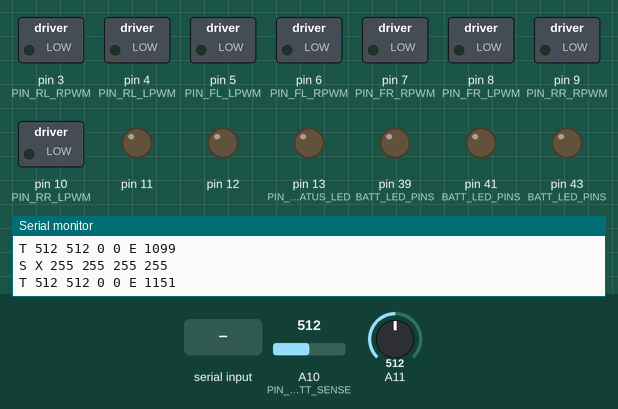
The program below on a simulated Arduino Mega 2560, built with avr-gcc and run on an emulated ATmega2560. Shown: switched loads named in the program (green lamp = pin HIGH), output pins drawn as LEDs (lit = HIGH), the last lines printed to the serial monitor. Inputs (shaded band) come from the test bench; at power-on: A10 (PIN_BATT_SENSE) = 512, A11 = 512. Pins used as bus, display or sensor lines are not drawn.

Above: at 1.2 s.
1.3 s: A10 (PIN_BATT_SENSE) set to 533
4.3 s: A10 (PIN_BATT_SENSE) set to 554
At 6.5 s:
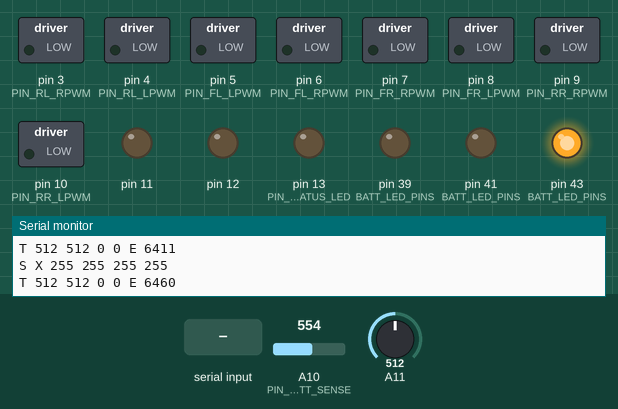
7.3 s: "90 45 200\n" received over Serial
10.3 s: A10 (PIN_BATT_SENSE) set to 716
At 13.2 s:
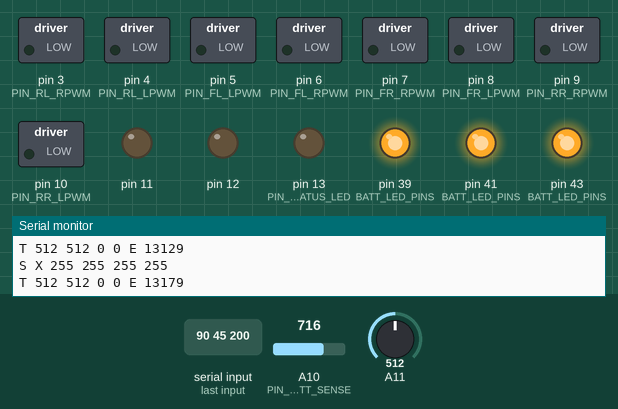
13.3 s: A10 (PIN_BATT_SENSE) set to 511
At 14.6 s:
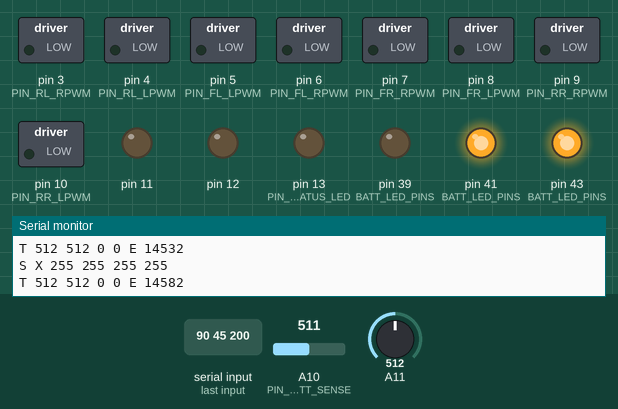
15.7 s: A11 set to 145
Timing chart, 0 to 21.3 s (numbered marks = the images above; inputs shaded):
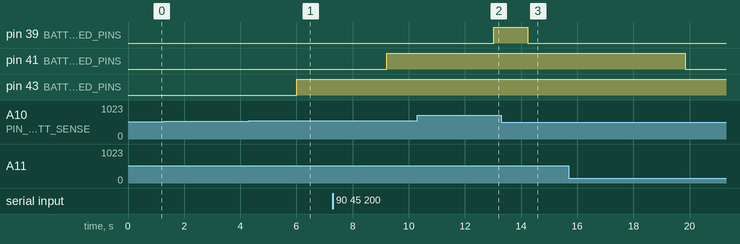

Measured:
- the behaviour switches between 546 and 547 on A10 (PIN_BATT_SENSE) (found by bisection; images 0 and 1)
- after the input at 4.3 s, pin 43 (BATT_LED_PINS): LOW → HIGH after 1.7 s
- after the input at 10.3 s, pin 39 (BATT_LED_PINS): LOW → HIGH after 2.7 s
- after the input at 13.3 s, pin 39 (BATT_LED_PINS): HIGH → LOW after 0.93 s

The program:

main.cpp
```cpp
#include <Arduino.h>

#include "battery.h"
#include "buzzer.h"
#include "can_bus.h"
#include "cargo.h"
#include "command_parser.h"
#include "config.h"
#include "motors.h"
#include "obstacle.h"
#include "safety.h"
#include "steering.h"
#include "telemetry.h"

namespace {
void configure_high_freq_pwm() {
  TCCR1A = _BV(COM1A1) | _BV(COM1B1) | _BV(WGM10);
  TCCR1B = _BV(CS10);
  TCCR3A = _BV(COM3A1) | _BV(COM3B1) | _BV(COM3C1) | _BV(WGM30);
  TCCR3B = _BV(CS30);
  TCCR4A = _BV(COM4A1) | _BV(COM4B1) | _BV(COM4C1) | _BV(WGM40);
  TCCR4B = _BV(CS40);
}

uint32_t last_control_ms = 0;
bool fault_blink_state = false;
uint32_t last_blink_ms = 0;

}

void setup() {
  Serial.begin(config::SERIAL_BAUD);

  pinMode(config::PIN_STATUS_LED, OUTPUT);
  digitalWrite(config::PIN_STATUS_LED, LOW);

  configure_high_freq_pwm();

  motors::init();
  buzzer::init();
  battery::init();

  bool steer_ok = steering::init();

  safety::init();
  obstacle::init();

  const bool can_ok = can_bus::init();

  Serial.println(F("RDY car-master v1"));

  if (!steer_ok) {
    Serial.println(F("ERR STEER"));
    safety::enter_fault();
  }
  if (!can_ok) {
    Serial.println(F("ERR CAN"));
  }

  last_control_ms = millis();
}

void loop() {
  obstacle::update();
  command_parser::poll();
  safety::update();

  const uint32_t now = millis();
  if ((now - last_control_ms) >= config::CONTROL_LOOP_PERIOD_MS) {
    last_control_ms = now;
    motors::update();
    if (safety::state() != safety::State::FAULT) {
      steering::update();
    }
  }

  const bool reversing =
      safety::state() == safety::State::RUN && motors::current_throttle() < 0;
  buzzer::update(reversing);
  battery::update();

  telemetry::update();
  cargo::update();

  const uint32_t blink_period = (safety::state() == safety::State::FAULT) ? 100 : 1000;
  if ((now - last_blink_ms) >= blink_period) {
    last_blink_ms = now;
    if (safety::state() == safety::State::FAULT) {
      fault_blink_state = !fault_blink_state;
      digitalWrite(config::PIN_STATUS_LED, fault_blink_state ? HIGH : LOW);
    } else if (safety::state() == safety::State::ESTOP) {
      digitalWrite(config::PIN_STATUS_LED, LOW);
    } else {
      digitalWrite(config::PIN_STATUS_LED, HIGH);
    }
  }
}
```

battery.cpp
```cpp
#include "battery.h"

#include <Arduino.h>

#include "config.h"

namespace battery {

namespace {

float filtered_pct = 0.0f;
float filtered_volts = 0.0f;
uint32_t last_sample_ms = 0;
bool led_on[config::BATT_LED_COUNT] = {};

float read_battery_volts() {
  analogRead(config::PIN_BATT_SENSE);
  uint16_t sum = 0;
  for (uint8_t i = 0; i < config::BATT_ADC_SAMPLES; i++) {
    sum += (uint16_t)analogRead(config::PIN_BATT_SENSE);
  }
  return (sum / (float)config::BATT_ADC_SAMPLES) * config::BATT_VOLTS_PER_COUNT;
}

float volts_to_pct(float volts) {
  constexpr uint8_t last = config::BATT_CURVE_POINTS - 1;
  if (volts <= config::BATT_CURVE_V[0]) return config::BATT_CURVE_PCT[0];
  if (volts >= config::BATT_CURVE_V[last]) return config::BATT_CURVE_PCT[last];
  for (uint8_t i = 1; i <= last; i++) {
    if (volts < config::BATT_CURVE_V[i]) {
      const float v0 = config::BATT_CURVE_V[i - 1];
      const float p0 = config::BATT_CURVE_PCT[i - 1];
      const float t = (volts - v0) / (config::BATT_CURVE_V[i] - v0);
      return p0 + t * (config::BATT_CURVE_PCT[i] - p0);
    }
  }
  return config::BATT_CURVE_PCT[last];
}

void refresh_leds() {
  for (uint8_t i = 0; i < config::BATT_LED_COUNT; i++) {
    const float threshold = config::BATT_LED_THRESHOLD_PCT[i];
    if (led_on[i]) {
      led_on[i] = filtered_pct >= threshold - config::BATT_LED_HYSTERESIS_PCT;
    } else {
      led_on[i] = filtered_pct >= threshold;
    }
    digitalWrite(config::BATT_LED_PINS[i], led_on[i] ? HIGH : LOW);
  }
}

}

void init() {
  for (uint8_t i = 0; i < config::BATT_LED_COUNT; i++) {
    pinMode(config::BATT_LED_PINS[i], OUTPUT);
    digitalWrite(config::BATT_LED_PINS[i], LOW);
  }
  filtered_volts = read_battery_volts();
  filtered_pct = volts_to_pct(filtered_volts);
  refresh_leds();
  last_sample_ms = millis();
}

void update() {
  const uint32_t now = millis();
  if (now - last_sample_ms < config::BATT_SAMPLE_PERIOD_MS) return;
  last_sample_ms = now;

  const float volts_now = read_battery_volts();
  filtered_volts += config::BATT_FILTER_ALPHA * (volts_now - filtered_volts);
  filtered_pct += config::BATT_FILTER_ALPHA * (volts_to_pct(volts_now) - filtered_pct);
  refresh_leds();
}

float volts() { return filtered_volts; }

float percent() { return filtered_pct; }

}
```

battery.h
```cpp
#pragma once

namespace battery {

void init();

void update();

float volts();
float percent();

}
```

buzzer.cpp
```cpp
#include "buzzer.h"

#include <Arduino.h>

#include "config.h"

namespace buzzer {

namespace {

bool beeping = false;
uint32_t phase_start_ms = 0;

constexpr uint16_t kOcrTop =
    (uint16_t)(F_CPU / (2UL * 8UL * config::BUZZER_TONE_HZ) - 1UL);

void tone_on() {
  TCCR5A = _BV(COM5A0);
  TCCR5B = _BV(WGM52) | _BV(CS51);
  OCR5A = kOcrTop;
  TCNT5 = 0;
}

void tone_off() {
  TCCR5A = 0;
  TCCR5B = 0;
  digitalWrite(config::PIN_BUZZER, LOW);
}

void silence() {
  tone_off();
  beeping = false;
}

}

void init() {
  pinMode(config::PIN_BUZZER, OUTPUT);
  silence();
  phase_start_ms = millis() - config::BUZZER_BEEP_OFF_MS;
}

void update(bool active) {
  const uint32_t now = millis();

  if (!active) {
    if (beeping) silence();
    phase_start_ms = now - config::BUZZER_BEEP_OFF_MS;
    return;
  }

  const uint32_t elapsed = now - phase_start_ms;
  if (beeping) {
    if (elapsed >= config::BUZZER_BEEP_ON_MS) {
      tone_off();
      beeping = false;
      phase_start_ms = now;
    }
  } else {
    if (elapsed >= config::BUZZER_BEEP_OFF_MS) {
      tone_on();
      beeping = true;
      phase_start_ms = now;
    }
  }
}

}
```

buzzer.h
```cpp
#pragma once

namespace buzzer {

void init();


void update(bool active);

}
```

can_bus.cpp
```cpp
#include "can_bus.h"

#include <Arduino.h>
#include <SPI.h>
#include <mcp2515.h>

#include "cargo.h"
#include "config.h"

namespace can_bus {

namespace {

MCP2515 mcp(config::PIN_CAN_CS);
bool ready = false;

}

bool init() {
  SPI.begin();

  if (mcp.reset() != MCP2515::ERROR_OK) {
    ready = false;
    return false;
  }

  if (mcp.setBitrate(CAN_500KBPS, MCP_8MHZ) != MCP2515::ERROR_OK) {
    ready = false;
    return false;
  }

  if (mcp.setNormalMode() != MCP2515::ERROR_OK) {
    ready = false;
    return false;
  }

  ready = true;
  return true;
}

bool send_lights(uint8_t bitmask, uint8_t effect) {
  if (!ready) return false;
  struct can_frame frame;
  frame.can_id = config::CAN_LIGHTS_ID;
  frame.can_dlc = 2;
  frame.data[0] = bitmask;
  frame.data[1] = effect;
  return mcp.sendMessage(&frame) == MCP2515::ERROR_OK;
}

bool send_cargo(uint8_t flags) {
  if (!ready) return false;
  struct can_frame frame;
  frame.can_id = config::CAN_CARGO_COMMAND_ID;
  frame.can_dlc = 1;
  frame.data[0] = flags;
  return mcp.sendMessage(&frame) == MCP2515::ERROR_OK;
}

bool poll_sonar(uint8_t data[8]) {
  if (!ready) return false;

  struct can_frame frame;
  if (mcp.readMessage(&frame) != MCP2515::ERROR_OK) return false;

  if (frame.can_id == config::CAN_CARGO_STATUS_ID) {
    cargo::on_frame(frame.data, frame.can_dlc);
    return false;
  }

  if (frame.can_id != config::CAN_SONAR_ID || frame.can_dlc < config::SONAR_SENSORS) {
    return false;
  }

  for (uint8_t i = 0; i < 8; i++) data[i] = frame.data[i];
  return true;
}

}
```

can_bus.h
```cpp
#pragma once

#include <stdint.h>

namespace can_bus {

bool init();

bool send_lights(uint8_t bitmask, uint8_t effect);

bool send_cargo(uint8_t flags);

bool poll_sonar(uint8_t data[8]);

}
```

cargo.cpp
```cpp
#include "cargo.h"

#include <Arduino.h>

namespace cargo {

namespace {

int16_t grams = 0;
uint8_t flags = 0;
bool fresh = false;

}

void on_frame(const uint8_t* data, uint8_t dlc) {
  if (dlc < 3) return;
  grams = (int16_t)((uint16_t)data[0] | ((uint16_t)data[1] << 8));
  flags = data[2];
  fresh = true;
}

void update() {
  if (!fresh) return;
  fresh = false;
  Serial.print(F("C "));
  Serial.print(grams);
  for (uint8_t bit = 0; bit < 4; bit++) {
    Serial.print(' ');
    Serial.print((flags >> bit) & 1);
  }
  Serial.println();
}

}
```

cargo.h
```cpp
#pragma once

#include <stdint.h>

namespace cargo {

void on_frame(const uint8_t* data, uint8_t dlc);

void update();

}
```

command_parser.cpp
```cpp
#include "command_parser.h"

#include <Arduino.h>
#include <stdlib.h>
#include <string.h>

#include "can_bus.h"
#include "motors.h"
#include "safety.h"
#include "steering.h"

namespace command_parser {

namespace {

constexpr uint8_t LINE_BUFFER_SIZE = 48;

char line_buf[LINE_BUFFER_SIZE];
uint8_t line_len = 0;

void handle_motor(char* args) {
  char* save = nullptr;
  char* tok_t = strtok_r(args, " \t", &save);
  char* tok_s = strtok_r(nullptr, " \t", &save);
  if (!tok_t || !tok_s) {
    Serial.println(F("ERR M"));
    return;
  }

  long t = atol(tok_t);
  long s = atol(tok_s);
  if (t < -255) t = -255;
  if (t > 255) t = 255;
  if (s < -255) s = -255;
  if (s > 255) s = 255;

  if (safety::state() == safety::State::FAULT) return;

  safety::clear_estop_via_motor_command((int16_t)t, (int16_t)s);

  if (safety::state() == safety::State::ESTOP) return;

  motors::set_throttle((int16_t)t);
  steering::set_target_from_command((int16_t)s);
  safety::note_command();
}

void handle_estop() {
  safety::trigger_estop();
  safety::note_command();
}

void handle_heartbeat() {
  safety::note_command();
}

bool parse_bit_token(char*& save, uint8_t bit, uint8_t& mask) {
  char* tok = strtok_r(nullptr, " \t", &save);
  if (!tok) return false;
  if (atol(tok) != 0) mask |= (uint8_t)(1u << bit);
  return true;
}

void handle_lights(char* args) {
  char* save = nullptr;
  char* first = strtok_r(args, " \t", &save);
  if (!first) {
    Serial.println(F("ERR L"));
    return;
  }

  uint8_t mask = 0;
  if (atol(first) != 0) mask |= (uint8_t)(1u << 0);
  if (!parse_bit_token(save, 1, mask) ||
      !parse_bit_token(save, 2, mask) ||
      !parse_bit_token(save, 3, mask) ||
      !parse_bit_token(save, 4, mask) ||
      !parse_bit_token(save, 5, mask) ||
      !parse_bit_token(save, 6, mask) ||
      !parse_bit_token(save, 7, mask)) {
    Serial.println(F("ERR L"));
    return;
  }

  uint8_t effect = 0;
  char* tok_effect = strtok_r(nullptr, " \t", &save);
  if (tok_effect) effect = (uint8_t)atol(tok_effect);

  if (!can_bus::send_lights(mask, effect)) {
    Serial.println(F("ERR CAN"));
  }
}

void handle_cargo(char* args) {
  char* save = nullptr;
  char* tok = strtok_r(args, " \t", &save);
  if (!tok) {
    Serial.println(F("ERR K"));
    return;
  }

  const bool unlock = atol(tok) != 0 && motors::current_throttle() == 0;
  if (!can_bus::send_cargo(unlock ? 1 : 0)) {
    Serial.println(F("ERR CAN"));
  }
}

void dispatch(char* line) {
  while (*line == ' ' || *line == '\t') ++line;
  if (*line == 0) return;
  const char verb = *line;
  char* args = line + 1;
  while (*args == ' ' || *args == '\t') ++args;

  switch (verb) {
    case 'M': handle_motor(args); break;
    case 'E': handle_estop(); break;
    case 'H': handle_heartbeat(); break;
    case 'L': handle_lights(args); break;
    case 'K': handle_cargo(args); break;
    default:
      Serial.print(F("ERR "));
      Serial.println(verb);
      break;
  }
}

}

void poll() {
  while (Serial.available()) {
    int c = Serial.read();
    if (c < 0) break;
    if (c == '\r') continue;
    if (c == '\n') {
      line_buf[line_len] = 0;
      if (line_len > 0) dispatch(line_buf);
      line_len = 0;
    } else if (line_len < LINE_BUFFER_SIZE - 1) {
      line_buf[line_len++] = (char)c;
    } else {
      line_len = 0;
    }
  }
}

}
```

command_parser.h
```cpp
#pragma once

namespace command_parser {

void poll();

}
```

motors.cpp
```cpp
#include "motors.h"

#include <Arduino.h>

#include "config.h"
#include "steering.h"

namespace motors {

namespace {

struct DriveBridge {
  uint8_t r_en;
  uint8_t l_en;
  uint8_t rpwm;
  uint8_t lpwm;
  bool left_side;
};

constexpr uint8_t BRIDGE_COUNT = 4;

const DriveBridge bridges[BRIDGE_COUNT] = {
    {config::PIN_FL_R_EN, config::PIN_FL_L_EN, config::PIN_FL_RPWM, config::PIN_FL_LPWM, true},
    {config::PIN_FR_R_EN, config::PIN_FR_L_EN, config::PIN_FR_RPWM, config::PIN_FR_LPWM, false},
    {config::PIN_RL_R_EN, config::PIN_RL_L_EN, config::PIN_RL_RPWM, config::PIN_RL_LPWM, true},
    {config::PIN_RR_R_EN, config::PIN_RR_L_EN, config::PIN_RR_RPWM, config::PIN_RR_LPWM, false},
};

int16_t target_pwm = 0;
int16_t current_pwm = 0;
bool enabled = false;

void write_bridge(uint8_t i, int16_t value) {
  const uint8_t magnitude = (uint8_t)(value < 0 ? -value : value);
  const bool reverse = value < 0;
  analogWrite(bridges[i].rpwm, reverse ? 0 : magnitude);
  analogWrite(bridges[i].lpwm, reverse ? magnitude : 0);
}

void write_all_pwm(int16_t value) {
  for (uint8_t i = 0; i < BRIDGE_COUNT; ++i) {
    write_bridge(i, value);
  }
}

void write_drive_with_differential(int16_t base) {
  const float steer = steering::normalized_position();
  const float mag = steer < 0.0f ? -steer : steer;
  float inner_factor = 1.0f - config::DRIVE_DIFF_GAIN * mag;
  if (inner_factor < config::DRIVE_DIFF_MIN_FACTOR) inner_factor = config::DRIVE_DIFF_MIN_FACTOR;

  const bool left_is_inner = steer > 0.0f;
  for (uint8_t i = 0; i < BRIDGE_COUNT; ++i) {
    const float factor = (bridges[i].left_side == left_is_inner) ? inner_factor : 1.0f;
    write_bridge(i, (int16_t)(base * factor));
  }
}

void write_all_enable(bool on) {
  for (uint8_t i = 0; i < BRIDGE_COUNT; ++i) {
    digitalWrite(bridges[i].r_en, on ? HIGH : LOW);
    digitalWrite(bridges[i].l_en, on ? HIGH : LOW);
  }
}

}

void init() {
  for (uint8_t i = 0; i < BRIDGE_COUNT; ++i) {
    pinMode(bridges[i].r_en, OUTPUT);
    pinMode(bridges[i].l_en, OUTPUT);
    pinMode(bridges[i].rpwm, OUTPUT);
    pinMode(bridges[i].lpwm, OUTPUT);
  }
  write_all_enable(false);
  write_all_pwm(0);
  target_pwm = 0;
  current_pwm = 0;
  enabled = false;
}

void set_throttle(int16_t throttle) {
  if (throttle > 255) throttle = 255;
  if (throttle < -255) throttle = -255;
  target_pwm = throttle;
}

int16_t current_throttle() {
  return current_pwm;
}

void enable() {
  enabled = true;
  write_all_enable(true);
}

void disable() {
  enabled = false;
  target_pwm = 0;
  current_pwm = 0;
  write_all_pwm(0);
  write_all_enable(false);
}

void update() {
  const int16_t target_mag = target_pwm < 0 ? -target_pwm : target_pwm;
  const int16_t current_mag = current_pwm < 0 ? -current_pwm : current_pwm;
  const bool same_direction = (target_pwm >= 0) == (current_pwm >= 0);
  const bool ramping_up = same_direction && target_mag > current_mag;
  const int16_t step = ramping_up ? config::DRIVE_SLEW_UP_PER_TICK
                                  : config::DRIVE_SLEW_DOWN_PER_TICK;

  int16_t delta = target_pwm - current_pwm;
  if (delta > step) delta = step;
  else if (delta < -step) delta = -step;
  current_pwm += delta;

  if (!enabled) {
    write_all_pwm(0);
    return;
  }
  write_drive_with_differential(current_pwm);
}

void emergency_stop() {
  disable();
}

}
```

motors.h
```cpp
#pragma once

#include <stdint.h>

namespace motors {

void init();

void set_throttle(int16_t throttle);

int16_t current_throttle();

void enable();
void disable();

void update();

void emergency_stop();

}
```

obstacle.cpp
```cpp
#include "obstacle.h"

#include <Arduino.h>

#include "can_bus.h"
#include "config.h"

namespace obstacle {

namespace {

uint8_t distances[config::SONAR_SENSORS];
uint32_t last_frame_ms = 0;
bool ever_seen = false;

State current = State::STALE;
uint8_t nearest = config::SONAR_NO_ECHO;

void recompute() {
  const uint32_t now = millis();

  if (!ever_seen || (now - last_frame_ms) > config::SONAR_TIMEOUT_MS) {
    current = State::STALE;
    nearest = config::SONAR_NO_ECHO;
    return;
  }

  uint8_t closest = config::SONAR_NO_ECHO;
  for (uint8_t i = 0; i < config::SONAR_SENSORS; i++) {
    if (distances[i] < closest) closest = distances[i];
  }
  nearest = closest;

  if (closest <= config::STOP_CM) {
    current = State::BLOCKED;
  } else if (closest < config::SLOW_CM) {
    current = State::SLOWING;
  } else {
    current = State::CLEAR;
  }
}

}

void init() {
  for (uint8_t i = 0; i < config::SONAR_SENSORS; i++) distances[i] = config::SONAR_NO_ECHO;
  last_frame_ms = millis();
}

void update() {
  uint8_t data[8];
  if (can_bus::poll_sonar(data)) {
    for (uint8_t i = 0; i < config::SONAR_SENSORS; i++) distances[i] = data[i];
    last_frame_ms = millis();
    ever_seen = true;
  }
  recompute();
}

uint8_t nearest_cm() {
  return nearest;
}

uint8_t distance_cm(uint8_t index) {
  return (index < config::SONAR_SENSORS) ? distances[index] : config::SONAR_NO_ECHO;
}

State state() {
  return current;
}

char state_char() {
  switch (current) {
    case State::CLEAR: return 'C';
    case State::SLOWING: return 'S';
    case State::BLOCKED: return 'B';
    case State::STALE: return 'X';
  }
  return '?';
}

}
```

obstacle.h
```cpp
#pragma once

#include <stdint.h>

namespace obstacle {

enum class State : uint8_t {
  CLEAR = 0,
  SLOWING,
  BLOCKED,
  STALE,
};

void init();
void update();

uint8_t nearest_cm();
uint8_t distance_cm(uint8_t index);

State state();
char state_char();

}
```

safety.h
```cpp
#pragma once

#include <stdint.h>

namespace safety {

enum class State : uint8_t {
  ESTOP = 0,
  RUN,
  WATCHDOG_IDLE,
  FAULT,
};

void init();

void note_command();

void update();

void trigger_estop();

void clear_estop_via_motor_command(int16_t throttle, int16_t steering);

void enter_fault();

State state();
char state_char();
uint16_t ms_since_last_command();

}
```

steering.h
```cpp
#pragma once

#include <stdint.h>

namespace steering {

bool init();

void set_target_from_command(int16_t signed_pwm);

void freeze_target_at_current();

void enable();
void disable();

void update();

void emergency_stop();

uint16_t current_angle_raw();
uint16_t target_raw();
int16_t last_pwm();

float normalized_position();

}
```

telemetry.h
```cpp
#pragma once

namespace telemetry {

void update();

}
```

Source omitted: safety.cpp (1741 bytes), steering.cpp (5506 bytes), telemetry.cpp (1408 bytes), config.h (3073 bytes)
